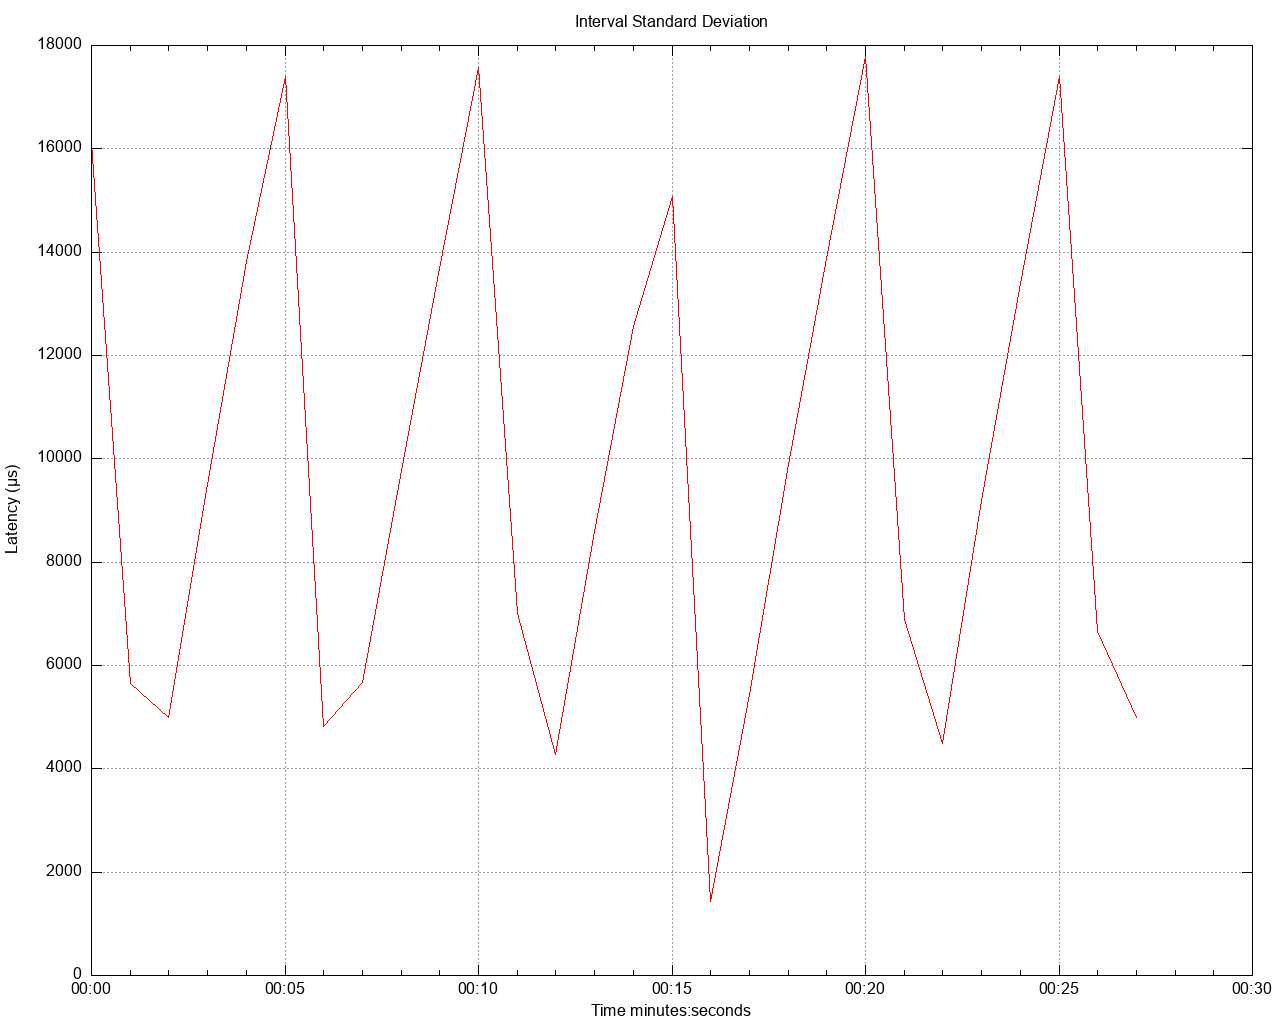

Write gnuplot code to recreate this figure.
set title 'Interval Standard Deviation' noenhanced
set style data lines
set datafile separator ","
set terminal png size 1280,1024
set grid
set key below
set xdata time
set timefmt "%s"
offset = 0
t0(x)=(offset=($0==0) ? x : offset, x - offset)
set xlabel 'Time minutes:seconds'
set ylabel 'Latency (μs)'
set output '/Users/gbarnett/git/hazelcast-simulator/atomiclong-3node-member/atomicreference/latency/latency_interval_std_deviation_fourKbWrite.png'
plot \
   '/Users/gbarnett/git/hazelcast-simulator/atomiclong-3node-member/atomicreference/data/latency_interval_std_deviation_fourKbWrite_1.data' using (t0(timecolumn(1))):2 title "" lt rgb "red", \
